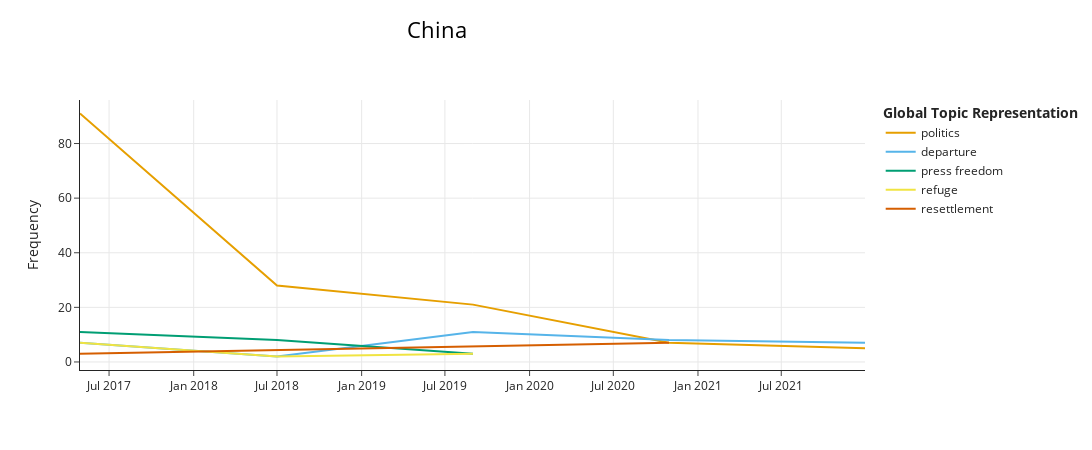

The code cell stored with this chart in its notebook:
### Code cell
topics_over_time_cn = topic_model_cn.topics_over_time(corpus_cn, timestamps_cn, nr_bins=5)
topic_model_cn.visualize_topics_over_time(topics_over_time_cn, top_n_topics=5, title='China', custom_labels=True)

### Figure 1 — Plotly figure (JSON) as saved in the notebook; plotly's stock layout.template omitted (floating-point values rounded to 4 significant figures)
{"data": [{"hoverinfo": "text", "hovertext": ["<b>Topic 0</b><br>Words: myanmar, rohingya, bangladesh, said, rakhine", "<b>Topic 0</b><br>Words: myanmar, said, rohingya, bangladesh, refugees", "<b>Topic 0</b><br>Words: myanmar, said, rohingya, bangladesh, people", "<b>Topic 0</b><br>Words: said, rohingya, nld, election, myanmar", "<b>Topic 0</b><br>Words: rohingya, bangladesh, myanmar, refugees, said"], "marker": {"color": "#E69F00"}, "mode": "lines", "name": "politics", "type": "scatter", "x": ["2017-04-28T20:52:48", "2018-07-01T00:00:00", "2019-08-31T00:00:00", "2020-10-30T00:00:00", "2021-12-30T00:00:00"], "y": [91, 28, 21, 7, 5]}, {"hoverinfo": "text", "hovertext": ["<b>Topic 1</b><br>Words: rohingya, boat, malaysia, said, people", "<b>Topic 1</b><br>Words: rohingya, boats, boat, malaysia, sea", "<b>Topic 1</b><br>Words: rohingya, boat, said, refugees, malaysia", "<b>Topic 1</b><br>Words: rohingya, boat, refugees, bangladesh, said", "<b>Topic 1</b><br>Words: rohingya, boat, said, sea, refugees"], "marker": {"color": "#56B4E9"}, "mode": "lines", "name": "departure", "type": "scatter", "x": ["2017-04-28T20:52:48", "2018-07-01T00:00:00", "2019-08-31T00:00:00", "2020-10-30T00:00:00", "2021-12-30T00:00:00"], "y": [7, 2, 11, 8, 7]}, {"hoverinfo": "text", "hovertext": ["<b>Topic 2</b><br>Words: journalists, reuters, lone, police, reporters", "<b>Topic 2</b><br>Words: journalists, court, reuters, lone, soe", "<b>Topic 2</b><br>Words: media, court, journalists, jazeera, police"], "marker": {"color": "#009E73"}, "mode": "lines", "name": "press freedom", "type": "scatter", "x": ["2017-04-28T20:52:48", "2018-07-01T00:00:00", "2019-08-31T00:00:00"], "y": [11, 8, 3]}, {"hoverinfo": "text", "hovertext": ["<b>Topic 3</b><br>Words: india, rohingya, government, said, illegal", "<b>Topic 3</b><br>Words: india, myanmar, rohingya, deportation, indian", "<b>Topic 3</b><br>Words: citizenship, india, law, rohingya, said"], "marker": {"color": "#F0E442"}, "mode": "lines", "name": "refuge", "type": "scatter", "x": ["2017-04-28T20:52:48", "2018-07-01T00:00:00", "2019-08-31T00:00:00"], "y": [7, 2, 3]}, {"hoverinfo": "text", "hovertext": ["<b>Topic 4</b><br>Words: island, manus, refugees, rohingya, said", "<b>Topic 4</b><br>Words: island, refugees, rohingya, char, bhasan"], "marker": {"color": "#D55E00"}, "mode": "lines", "name": "resettlement", "type": "scatter", "x": ["2017-04-28T20:52:48", "2020-10-30T00:00:00"], "y": [3, 7]}], "layout": {"height": 450, "hoverlabel": {"bgcolor": "white", "font": {"family": "Rockwell", "size": 16}}, "legend": {"title": {"text": "<b>Global Topic Representation"}}, "title": {"font": {"color": "Black", "size": 22}, "text": "China", "x": 0.4, "xanchor": "center", "y": 0.95, "yanchor": "top"}, "width": 1250, "xaxis": {"autorange": true, "range": ["2017-04-28 20:52:48", "2021-12-30"], "showgrid": true, "type": "date"}, "yaxis": {"autorange": true, "range": [-2.944, 95.94], "showgrid": true, "title": {"text": "Frequency"}, "type": "linear"}}}
